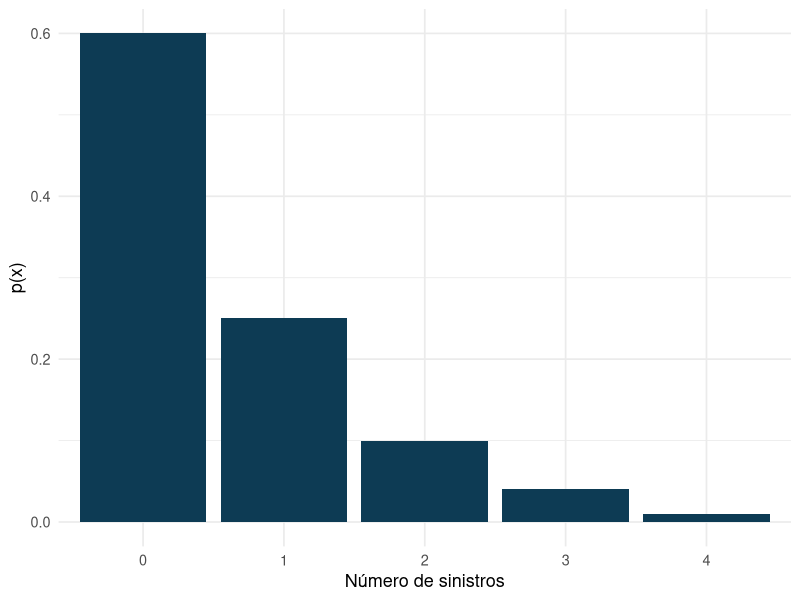
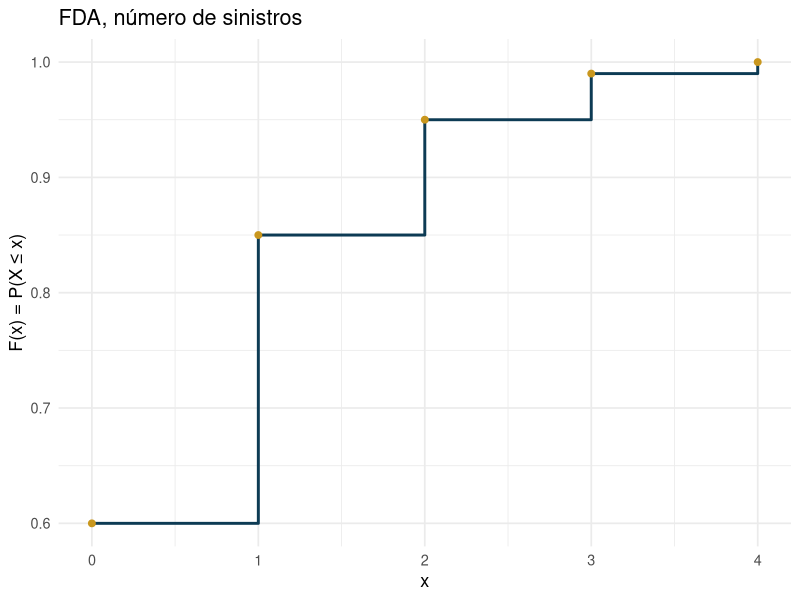

R code for these plots, in order: (Note: this script raises an error after producing the figures.)
## ---- chunk 1
knitr::opts_chunk$set(echo = TRUE, warning = FALSE, message = FALSE, fig.align = "center")
suppressPackageStartupMessages({
  library(tidyverse)
  library(kableExtra)
})
options(scipen = 999)
## ---- chunk 2
sinistros <- tibble(x = 0:4, p = c(0.60, 0.25, 0.10, 0.04, 0.01))
sum(sinistros$p)   # deve ser 1
sinistros |>
  kbl(col.names = c("x (nº de sinistros)", "p(x)")) |>
  kable_styling(full_width = FALSE)
## ---- chunk 3
ggplot(sinistros, aes(x = factor(x), y = p)) +
  geom_col(fill = "#0d3b54") +
  labs(x = "Número de sinistros", y = "p(x)") + theme_minimal(base_size = 13)
## ---- chunk 4
mu <- sum(sinistros$x * sinistros$p)
var_x <- sum((sinistros$x - mu)^2 * sinistros$p)
c(E_X = mu, Var_X = var_x, dp_X = sqrt(var_x))
## ---- chunk 5
sinistros <- sinistros |> mutate(F = cumsum(p))
sinistros |> kbl(col.names = c("x", "p(x)", "F(x)")) |> kable_styling(full_width = FALSE)
## ---- chunk 6
ggplot(sinistros, aes(x = x, y = F)) +
  geom_step(color = "#0d3b54", linewidth = 1) +
  geom_point(color = "#c9971e", size = 2) +
  labs(x = "x", y = "F(x) = P(X ≤ x)", title = "FDA, número de sinistros") +
  theme_minimal(base_size = 13)
## ---- chunk 7
knitr::include_graphics("images/fda_lancamento_dado.png")
## ---- chunk 8
knitr::include_graphics("images/pesquisa_celular.jpg")
## ---- chunk 9
1 - pbinom(1, size = 10, prob = 0.01)
## ---- chunk 10
n_vals <- 1:400
prob_pelo_menos_um <- 1 - dbinom(0, size = n_vals, prob = 0.01)
which(prob_pelo_menos_um >= 0.95)[1]   # confirma n = 299
## ---- chunk 11
ggplot(tibble(n = n_vals, prob = prob_pelo_menos_um), aes(n, prob)) +
  geom_line(color = "#0d3b54") +
  geom_hline(yintercept = 0.95, color = "#c9971e", linetype = "dashed") +
  labs(x = "Tamanho da amostra (n)", y = "P(pelo menos 1 defeituoso)") +
  theme_minimal(base_size = 13)
## ---- chunk 12
n <- 20; p <- 0.08
x <- 0:n
fmp <- dbinom(x, size = n, prob = p)

E_X <- n*p; Var_X <- n*p*(1-p)
c(E_X = E_X, Var_X = Var_X)

# probabilidade de mais de 3 inadimplentes
1 - pbinom(3, size = n, prob = p)
## ---- chunk 13
ggplot(tibble(x, fmp), aes(x, fmp)) +
  geom_col(fill = "#0d3b54") +
  labs(x = "Nº de inadimplentes (de 20)", y = "P(X = x)",
       title = "Binomial(n=20, p=0,08)") + theme_minimal(base_size = 13)
## ---- chunk 14
exp(-3.2) * 3.2^4 / factorial(4)   # cálculo manual, passo a passo
dpois(4, lambda = 3.2)             # função pronta do R
## ---- chunk 15
knitr::include_graphics("images/noticia_acidentes.jpg")
## ---- chunk 16
knitr::include_graphics("images/noticia_gols.jpg")
## ---- chunk 17
pbinom(2, size = 200, prob = 0.01)   # exato, Bin(200; 0,01)
ppois(2, lambda = 2)                 # aproximação, Poisson(2)
## ---- chunk 18
mortes <- c(2, 3, 3, 2, 2, 1, 1)
lambda_hat <- mean(mortes)
lambda_hat
1 - ppois(3, lambda = lambda_hat)   # P(X >= 4) = 1 - P(X <= 3)
## ---- chunk 19
lambda <- 3.2   # nº médio de chamadas por minuto numa central
x <- 0:12
fmp_pois <- dpois(x, lambda)

# probabilidade de receber mais de 6 chamadas em um minuto
1 - ppois(6, lambda)
## ---- chunk 20
ggplot(tibble(x, fmp_pois), aes(x, fmp_pois)) +
  geom_col(fill = "#c9971e") +
  labs(x = "Nº de chamadas por minuto", y = "P(X = x)",
       title = paste0("Poisson(λ=", lambda, ")")) + theme_minimal(base_size = 13)
## ---- chunk 21
set.seed(42)
p <- 0.3
x <- sample(c(0, 1), size = 1000, prob = c(1 - p, p), replace = TRUE)
c(media_simulada = mean(x), media_teorica = p)
c(var_simulada = var(x), var_teorica = p * (1 - p))
## ---- chunk 22
y <- rbinom(1000, size = 20, prob = 0.08)   # carteira de microcrédito, seção anterior
c(media_simulada = mean(y), media_teorica = 20 * 0.08)
c(var_simulada = var(y), var_teorica = 20 * 0.08 * (1 - 0.08))

z <- rpois(1000, lambda = 3.2)                 # central de atendimento
c(media_simulada = mean(z), media_teorica = 3.2)
c(var_simulada = var(z), var_teorica = 3.2)
